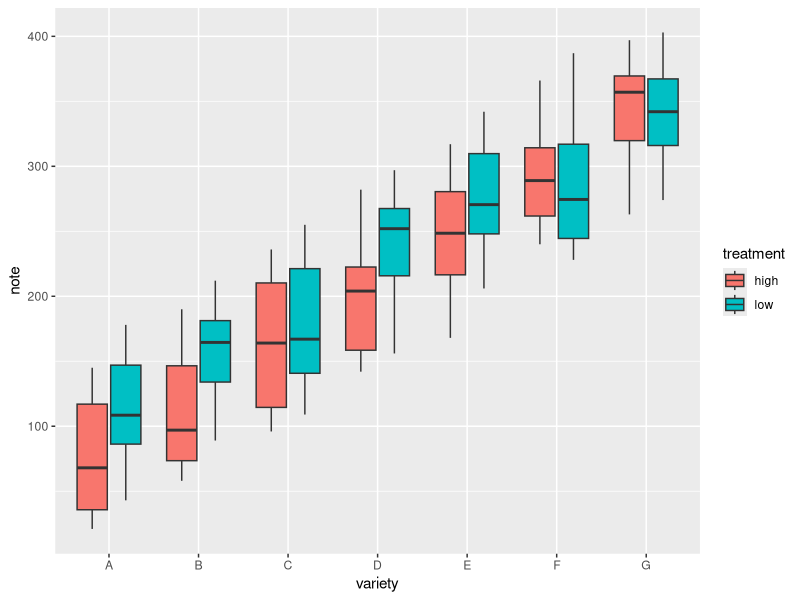
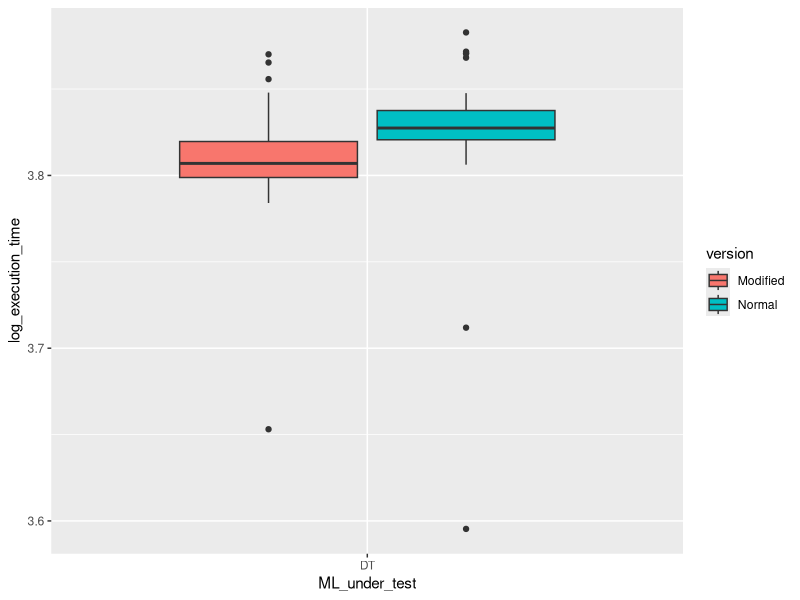

These figures' R source, in order:
# library
library(ggplot2)
library(dplyr)

# create a data frame
variety=rep(LETTERS[1:7], each=40)
treatment=rep(c("high","low"),each=20)
note=seq(1:280)+sample(1:150, 280, replace=T)
data=data.frame(variety, treatment ,  note)

# grouped boxplot
ggplot(data, aes(x=variety, y=note, fill=treatment)) + 
  geom_boxplot()
data

aeq_rf_cen_norm = c(350.2000000476837, 347.7979998588562, 323.99399995803833, 303.5239999294281, 386.8880000114441, 407.67199993133545, 303.85700011253357, 304.57599997520447, 262.9670000076294, 427.40300011634827, 387.3619999885559, 323.69799995422363, 427.3050000667572, 448.28200006484985, 408.00300002098083, 323.50600004196167, 303.4980001449585, 302.95899987220764, 304.65900015830994, 324.643000125885, 264.029000043869, 445.9470000267029, 367.31500005722046, 241.67499995231628, 283.39599990844727)
aeq_rf_cen_mod = c(246.53200006484985, 152.75600004196167, 237.2149999141693, 266.2449998855591, 204.53400015830994, 235.2480001449585, 204.80400013923645, 214.80100011825562, 163.6800000667572, 277.5840001106262, 214.9229998588562, 223.00499987602234, 225.80800008773804, 288.33700013160706, 214.85199999809265, 225.30800008773804, 214.30799984931946, 287.0940001010895, 258.93699979782104, 204.56100010871887, 246.93200016021729, 248.55400013923645, 267.9870002269745, 204.65699982643127, 247.08699989318848)
aeq_mlpc_cen_norm = c(1038.4030001163483, 1164.5720000267029, 1265.2219998836517, 982.114000082016, 1028.6289999485016, 1074.7070000171661, 898.7880001068115, 1245.875,
                       1045.483999967575, 776.4729998111725, 1151.4249999523163, 1108.1370000839233, 1109.2380001544952, 1015.0289998054504, 1110.5369999408722, 1063.095999956131, 837.5899999141693, 708.7109999656677, 1152.5179998874664, 840.3210000991821, 1450.9560000896454, 1238.2139999866486, 1058.5520000457764, 1056.7220001220703, 793.7159998416901)
aeq_mlpc_cen_mod = c(4665.503000020981, 4961.633999824524, 4911.559000015259, 4481.203999996185, 4134.286999940872, 3784.228000164032, 3711.4900000095367, 3799.7419998645782, 4400.500999927521, 3773.0299999713898, 3890.579999923706, 4326.611999988556, 4300.15900015831, 3915.3759999275208, 3491.4700000286102, 4330.956000089645, 4414.898000001907, 3862.2229998111725, 3664.6019999980927, 3951.864000082016, 3479.8420000076294, 3668.6600000858307, 3984.934000015259, 4168.024999856949, 4354.467000007629)
aeq_dt_cen_norm = c(14.628999948501587, 3.494999885559082, 10.471999883651733, 14.2260000705719, 6.831000089645386, 3.308000087738037, 6.796000003814697, 3.3350000381469727, 3.427000045776367, 3.261000156402588, 3.4579999446868896, 3.3459999561309814, 3.3370001316070557, 10.157999992370605, 3.243000030517578, 6.773000001907349, 7.014000177383423, 4.01200008392334, 12.236000061035156, 10.561000108718872, 3.4769999980926514, 10.48800015449524, 10.45199990272522, 6.837000131607056, 3.425999879837036)
aeq_dt_cen_mod = c(3.56000018119812, 10.98799991607666, 7.250999927520752, 10.906999826431274, 10.659000158309937, 21.84500002861023, 11.01799988746643, 7.164999961853027, 3.4630000591278076, 7.063999891281128, 10.782999992370605, 7.187999963760376, 11.0, 3.565999984741211, 10.825000047683716, 7.625, 11.508999824523926, 7.250999927520752, 3.546999931335449, 7.267999887466431, 3.5379998683929443, 7.2850000858306885, 7.03000020980835, 14.309999942779541, 7.196000099182129)

kosei_rf_cen_norm = c(417.78050088882446, 438.62150025367737, 438.62350034713745, 437.79349851608276, 439.0174984931946, 437.7400002479553, 438.43250584602356, 440.37349939346313, 437.7695007324219, 438.4144992828369, 437.7520008087158, 439.6995003223419, 438.45249819755554, 437.3564987182617, 437.6375002861023, 437.7690007686615, 437.8264994621277, 436.8805003166199, 438.7080008983612, 433.6775002479553, 437.1909999847412, 436.4099988937378, 438.4670009613037, 436.80950236320496, 399.95949959754944)
kosei_rf_cen_mod = c(419.6294996738434, 437.4995005130768, 436.9539999961853, 436.42450046539307, 435.8205015659332, 435.83150005340576, 437.5935001373291, 438.41750025749207, 435.8849985599518, 435.32450127601624, 434.88950085639954, 439.16199803352356, 437.29750061035156, 436.6690001487732, 437.375, 435.7605004310608,
                      436.3715012073517, 435.51550102233887, 438.92700147628784, 432.51100182533264, 436.6639847755432, 435.73900151252747, 437.0095012187958, 436.28599977493286, 400.4654965400696)
kosei_mlpc_cen_norm = c(144.9579999446869, 166.2869999408722, 128.35899996757507, 148.1560001373291, 114.05099987983704, 105.65899991989136, 99.80200004577637, 108.60099983215332, 105.38100004196167, 100.18400001525879, 112.00699996948242, 106.95099997520447, 112.03600001335144, 106.23099994659424, 121.5640001296997, 86.91799998283386, 102.45499992370605, 109.35400009155273, 94.28400015830994, 115.34100008010864, 124.88499999046326, 90.22399997711182, 102.83399987220764, 96.85999989509583, 102.79500007629395)
kosei_mlpc_cen_mod = c(145.62299990653992, 124.68699979782104, 203.66100001335144, 122.5329999923706, 133.62800002098083, 107.30999994277954, 119.69799995422363, 100.07599997520447, 113.91400003433228, 115.95799994468689, 111.79100012779236, 100.90100002288818, 127.93499994277954, 109.57200002670288, 125.75099992752075, 106.37299990653992, 110.51999998092651, 95.11400008201599, 88.65899991989136, 114.66700005531311, 103.6819999217987, 103.90300011634827, 100.77999997138977, 98.25299978256226, 82.82099986076355)
kosei_dt_cen_norm = c(4.079999923706055, 4.49399995803833, 4.086999893188477, 3.740999937057495, 4.233000040054321, 3.816999912261963, 3.8409998416900635, 4.134000062942505, 4.135999917984009, 4.371999979019165, 4.0959999561309814, 4.276000022888184, 3.884000062942505, 3.8310000896453857, 3.997999906539917, 3.7839999198913574, 4.016999959945679, 3.799999952316284, 4.0269999504089355, 4.421000003814697, 4.062999963760376, 3.7849998474121094, 3.803999900817871, 4.068000078201294, 3.753999948501587)
kosei_dt_cen_mod = c(3.505999803543091, 3.8580000400543213, 3.9059998989105225, 3.5870001316070557, 3.569999933242798, 3.884999990463257, 3.3899998664855957, 3.5749998092651367, 3.3630001544952393, 3.3359999656677246, 3.5160000324249268, 3.3559999465942383, 3.309999942779541, 3.5950000286102295, 3.55400013923645, 3.368000030517578, 3.3399999141693115, 3.5269999504089355, 3.305999994277954, 3.5820000171661377, 3.561999797821045, 3.5329999923706055, 3.5799999237060547, 3.5429999828338623, 3.546999931335449)

expga_rf_cen_norm = c(417.78050088882446, 438.62150025367737, 438.62350034713745, 437.79349851608276, 439.0174984931946, 437.7400002479553, 438.43250584602356, 440.37349939346313, 437.7695007324219, 438.4144992828369, 437.7520008087158, 439.6995003223419, 438.45249819755554, 437.3564987182617, 437.6375002861023, 437.7690007686615, 437.8264994621277, 436.8805003166199, 438.7080008983612, 433.6775002479553, 437.1909999847412, 436.4099988937378, 438.4670009613037, 436.80950236320496, 399.95949959754944)
expga_rf_cen_mod = c(419.6294996738434, 437.4995005130768, 436.9539999961853, 436.42450046539307, 435.8205015659332, 435.83150005340576, 437.5935001373291, 438.41750025749207, 435.8849985599518, 435.32450127601624, 434.88950085639954, 439.16199803352356, 437.29750061035156, 436.6690001487732, 437.375, 435.7605004310608,
                      436.3715012073517, 435.51550102233887, 438.92700147628784, 432.51100182533264, 436.6639847755432, 435.73900151252747, 437.0095012187958, 436.28599977493286, 400.4654965400696)
expga_mlpc_cen_norm = c(446.2785007953644, 446.21799778938293, 445.5425000190735, 448.26799869537354, 444.6334993839264, 448.27049922943115, 447.48649978637695, 443.56149983406067, 444.7194998264313, 447.912499666214, 448.1739983558655, 447.41849994659424, 445.57349824905396, 445.57849860191345, 448.6994993686676, 443.95950055122375, 446.53100061416626, 448.182000875473, 442.4944989681244, 446.51749992370605, 445.7000005245209, 447.54199838638306, 446.37999987602234, 392.91350293159485, 345.46549892425537)
expga_mlpc_cen_mod = c(445.9124994277954, 449.2400026321411, 449.17500138282776, 446.72350025177, 447.65099906921387, 446.87650084495544, 451.8450016975403, 448.05899953842163, 445.6510009765625, 449.8729999065399, 448.2880001068115, 446.82949900627136, 448.480500459671, 450.1074993610382, 447.76450061798096, 450.4439980983734, 449.69499921798706, 445.0629994869232, 443.21550154685974, 449.5474991798401, 446.7304983139038, 448.0604991912842, 444.7110002040863, 380.3794870376587, 357.62813091278076)
expga_dt_cen_norm = c(40.93049764633179, 47.85350012779236, 46.88199853897095, 45.68449926376343, 45.676499366760254, 47.96549987792969, 45.94449853897095, 46.03900122642517, 45.28950023651123, 46.41250014305115, 47.97949957847595, 45.97550177574158, 45.795498847961426, 45.633500814437866, 45.662498474121094, 48.558499574661255, 45.63050031661987, 45.905500411987305, 44.9809992313385, 45.51899981498718, 48.02150082588196, 46.06100010871887, 45.9834988117218, 46.29400134086609,
                       36.43000054359436)
expga_dt_cen_mod = c(45.651999711990356, 45.013500928878784, 45.326000928878784, 44.821998596191406, 45.0670006275177, 47.947497844696045, 43.99400043487549, 44.9019980430603, 44.864001750946045, 45.58749961853027, 47.263500928878784, 44.647499322891235, 44.34050107002258, 44.69649863243103, 44.516002893447876, 47.71999955177307, 45.337498903274536, 45.4060001373291, 44.59749960899353, 44.9040002822876, 46.89699983596802, 46.01049995422363, 45.196001291275024, 44.567498207092285, 38.593499183654785)

execution_times =c(aeq_rf_cen_norm ,
                   aeq_rf_cen_mod ,
                   aeq_mlpc_cen_norm ,
                   aeq_mlpc_cen_mod ,
                   aeq_dt_cen_norm ,
                   aeq_dt_cen_mod ,
                   kosei_rf_cen_norm ,
                   kosei_rf_cen_mod ,
                   kosei_mlpc_cen_norm ,
                   kosei_mlpc_cen_mod ,
                   kosei_dt_cen_norm ,
                   kosei_dt_cen_mod ,
                   expga_rf_cen_norm ,
                   expga_rf_cen_mod ,
                   expga_mlpc_cen_norm ,
                   expga_mlpc_cen_mod ,
                   expga_dt_cen_norm ,
                   expga_dt_cen_mod)

version =rep(c('Normal', 'Modified'), each=25)
algorithm = rep(c('Aequitas', 'KOSEI', 'ExpGA'), each=150)
ML_under_test = rep(c('RF','MLPC','DT'), each=50)

data=data.frame(version,  execution_times,  algorithm, ML_under_test)

# ML_under_test
# algorithm
data <- data %>% mutate(log_execution_time = log(execution_times))

df = data[data$algorithm %in% c('KOSEI'), ]
df = data[data$ML_under_test %in% c('DT'), ]
df = df[df$algorithm %in% c('ExpGA'), ]

ggplot(df, aes(x=ML_under_test, y=log_execution_time, fill=version)) + 
  geom_boxplot()

c(mean(aeq_rf_cen_norm) - mean(aeq_rf_cen_mod),
  mean(aeq_mlpc_cen_norm) - mean(aeq_mlpc_cen_mod),
  mean(aeq_dt_cen_norm) - mean(aeq_dt_cen_mod),
  mean(kosei_rf_cen_norm) - mean(kosei_rf_cen_mod),
  mean(kosei_mlpc_cen_norm) - mean(kosei_mlpc_cen_mod),
  mean(kosei_dt_cen_norm) - mean(kosei_dt_cen_mod),
  mean(expga_rf_cen_norm) - mean(expga_rf_cen_mod),
  mean(expga_mlpc_cen_norm) - mean(expga_mlpc_cen_mod),
  mean(expga_dt_cen_norm) - mean(expga_dt_cen_mod))
